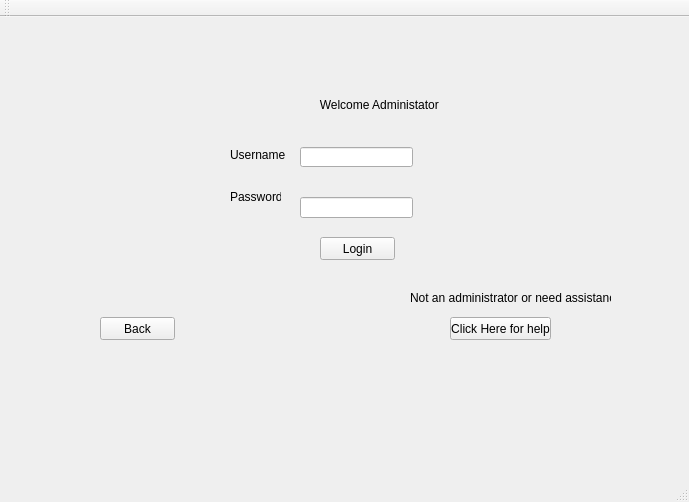
<?xml version="1.0" encoding="UTF-8"?>
<ui version="4.0">
 <class>MainWindow</class>
 <widget class="QMainWindow" name="MainWindow">
  <property name="geometry">
   <rect>
    <x>0</x>
    <y>0</y>
    <width>689</width>
    <height>502</height>
   </rect>
  </property>
  <property name="windowTitle">
   <string>MainWindow</string>
  </property>
  <widget class="QWidget" name="centralWidget">
   <widget class="QStackedWidget" name="stackedWidget">
    <property name="geometry">
     <rect>
      <x>70</x>
      <y>20</y>
      <width>561</width>
      <height>361</height>
     </rect>
    </property>
    <property name="currentIndex">
     <number>4</number>
    </property>
    <widget class="QWidget" name="mainMenu">
     <layout class="QVBoxLayout" name="verticalLayout">
      <item>
       <widget class="QPushButton" name="push_button_viewListOfWineries">
        <property name="text">
         <string>View List of Wineries</string>
        </property>
       </widget>
      </item>
      <item>
       <widget class="QPushButton" name="pushButton_planTrip">
        <property name="text">
         <string>Plan a Day Trip</string>
        </property>
       </widget>
      </item>
      <item>
       <widget class="QPushButton" name="pushButton_tourAndPurchase">
        <property name="text">
         <string>Tour Wineries and Purchase</string>
        </property>
       </widget>
      </item>
      <item>
       <widget class="QPushButton" name="pushButton_Admin">
        <property name="text">
         <string>Admin</string>
        </property>
       </widget>
      </item>
      <item>
       <widget class="QPushButton" name="pushButton_Quit">
        <property name="text">
         <string>Quit</string>
        </property>
       </widget>
      </item>
     </layout>
    </widget>
    <widget class="QWidget" name="viewListOfWineries">
     <widget class="QLabel" name="label">
      <property name="geometry">
       <rect>
        <x>150</x>
        <y>120</y>
        <width>241</width>
        <height>111</height>
       </rect>
      </property>
      <property name="text">
       <string>                       View List of Wineries</string>
      </property>
     </widget>
     <widget class="QPushButton" name="pushButton_back_viewList">
      <property name="geometry">
       <rect>
        <x>30</x>
        <y>260</y>
        <width>75</width>
        <height>23</height>
       </rect>
      </property>
      <property name="text">
       <string>Back</string>
      </property>
     </widget>
     <widget class="QPushButton" name="pushButton_3">
      <property name="geometry">
       <rect>
        <x>230</x>
        <y>60</y>
        <width>75</width>
        <height>23</height>
       </rect>
      </property>
      <property name="text">
       <string>PushButton</string>
      </property>
     </widget>
     <widget class="QPushButton" name="pushButton_4">
      <property name="geometry">
       <rect>
        <x>230</x>
        <y>130</y>
        <width>75</width>
        <height>23</height>
       </rect>
      </property>
      <property name="text">
       <string>PushButton</string>
      </property>
     </widget>
    </widget>
    <widget class="QWidget" name="planATrip">
     <widget class="QPushButton" name="pushButton_backPlanTrip">
      <property name="geometry">
       <rect>
        <x>30</x>
        <y>240</y>
        <width>75</width>
        <height>23</height>
       </rect>
      </property>
      <property name="text">
       <string>Back</string>
      </property>
     </widget>
     <widget class="QLabel" name="label_2">
      <property name="geometry">
       <rect>
        <x>150</x>
        <y>110</y>
        <width>241</width>
        <height>141</height>
       </rect>
      </property>
      <property name="text">
       <string>                         Plan a Trip Interface</string>
      </property>
     </widget>
     <widget class="QPushButton" name="pushButton_5">
      <property name="geometry">
       <rect>
        <x>230</x>
        <y>70</y>
        <width>75</width>
        <height>23</height>
       </rect>
      </property>
      <property name="text">
       <string>PushButton</string>
      </property>
     </widget>
     <widget class="QPushButton" name="pushButton_6">
      <property name="geometry">
       <rect>
        <x>230</x>
        <y>120</y>
        <width>75</width>
        <height>23</height>
       </rect>
      </property>
      <property name="text">
       <string>PushButton</string>
      </property>
     </widget>
    </widget>
    <widget class="QWidget" name="tourWineriesAndPurchase">
     <widget class="QPushButton" name="pushButton_backTourAndPurchase">
      <property name="geometry">
       <rect>
        <x>30</x>
        <y>270</y>
        <width>75</width>
        <height>23</height>
       </rect>
      </property>
      <property name="text">
       <string>Back</string>
      </property>
     </widget>
     <widget class="QPushButton" name="pushButton">
      <property name="geometry">
       <rect>
        <x>220</x>
        <y>80</y>
        <width>75</width>
        <height>23</height>
       </rect>
      </property>
      <property name="text">
       <string>PushButton</string>
      </property>
     </widget>
     <widget class="QPushButton" name="pushButton_2">
      <property name="geometry">
       <rect>
        <x>220</x>
        <y>130</y>
        <width>75</width>
        <height>23</height>
       </rect>
      </property>
      <property name="text">
       <string>PushButton</string>
      </property>
     </widget>
     <widget class="QLabel" name="label_3">
      <property name="geometry">
       <rect>
        <x>160</x>
        <y>160</y>
        <width>211</width>
        <height>71</height>
       </rect>
      </property>
      <property name="text">
       <string>        Tour WIneries and Purcase Wine</string>
      </property>
     </widget>
    </widget>
    <widget class="QWidget" name="adminLogin">
     <widget class="QLineEdit" name="lineEdit_username">
      <property name="geometry">
       <rect>
        <x>230</x>
        <y>110</y>
        <width>113</width>
        <height>20</height>
       </rect>
      </property>
      <property name="text">
       <string/>
      </property>
     </widget>
     <widget class="QLineEdit" name="lineEdit_password">
      <property name="geometry">
       <rect>
        <x>230</x>
        <y>160</y>
        <width>113</width>
        <height>21</height>
       </rect>
      </property>
      <property name="text">
       <string/>
      </property>
      <property name="echoMode">
       <enum>QLineEdit::Password</enum>
      </property>
     </widget>
     <widget class="QLabel" name="label_4">
      <property name="geometry">
       <rect>
        <x>120</x>
        <y>60</y>
        <width>331</width>
        <height>16</height>
       </rect>
      </property>
      <property name="text">
       <string>                                       Welcome Administator</string>
      </property>
     </widget>
     <widget class="QLabel" name="label_5">
      <property name="geometry">
       <rect>
        <x>160</x>
        <y>110</y>
        <width>61</width>
        <height>16</height>
       </rect>
      </property>
      <property name="text">
       <string>Username</string>
      </property>
     </widget>
     <widget class="QLabel" name="label_6">
      <property name="geometry">
       <rect>
        <x>160</x>
        <y>150</y>
        <width>51</width>
        <height>20</height>
       </rect>
      </property>
      <property name="text">
       <string>Password</string>
      </property>
     </widget>
     <widget class="QLabel" name="label_7">
      <property name="geometry">
       <rect>
        <x>340</x>
        <y>250</y>
        <width>201</width>
        <height>21</height>
       </rect>
      </property>
      <property name="text">
       <string>Not an administrator or need assistance?</string>
      </property>
     </widget>
     <widget class="QPushButton" name="pushButton_7">
      <property name="geometry">
       <rect>
        <x>380</x>
        <y>280</y>
        <width>101</width>
        <height>23</height>
       </rect>
      </property>
      <property name="text">
       <string>Click Here for help</string>
      </property>
     </widget>
     <widget class="QPushButton" name="pushButton_8">
      <property name="geometry">
       <rect>
        <x>30</x>
        <y>280</y>
        <width>75</width>
        <height>23</height>
       </rect>
      </property>
      <property name="text">
       <string>Back</string>
      </property>
     </widget>
     <widget class="QPushButton" name="pushButton_adminLogin">
      <property name="geometry">
       <rect>
        <x>250</x>
        <y>200</y>
        <width>75</width>
        <height>23</height>
       </rect>
      </property>
      <property name="text">
       <string>Login</string>
      </property>
     </widget>
    </widget>
    <widget class="QWidget" name="afterAdminLogin">
     <widget class="QLabel" name="welcomeAdmin">
      <property name="geometry">
       <rect>
        <x>180</x>
        <y>50</y>
        <width>161</width>
        <height>61</height>
       </rect>
      </property>
      <property name="text">
       <string>             Welcome Admin</string>
      </property>
     </widget>
     <widget class="QPushButton" name="pushButton_adminLogout">
      <property name="geometry">
       <rect>
        <x>220</x>
        <y>230</y>
        <width>75</width>
        <height>23</height>
       </rect>
      </property>
      <property name="text">
       <string>Logout</string>
      </property>
     </widget>
     <widget class="QLabel" name="label_8">
      <property name="geometry">
       <rect>
        <x>170</x>
        <y>120</y>
        <width>171</width>
        <height>71</height>
       </rect>
      </property>
      <property name="text">
       <string>         There will be stuff here! (:</string>
      </property>
     </widget>
    </widget>
   </widget>
  </widget>
  <widget class="QMenuBar" name="menuBar">
   <property name="geometry">
    <rect>
     <x>0</x>
     <y>0</y>
     <width>689</width>
     <height>21</height>
    </rect>
   </property>
  </widget>
  <widget class="QToolBar" name="mainToolBar">
   <attribute name="toolBarArea">
    <enum>TopToolBarArea</enum>
   </attribute>
   <attribute name="toolBarBreak">
    <bool>false</bool>
   </attribute>
  </widget>
  <widget class="QStatusBar" name="statusBar"/>
 </widget>
 <layoutdefault spacing="6" margin="11"/>
 <resources/>
 <connections/>
</ui>
